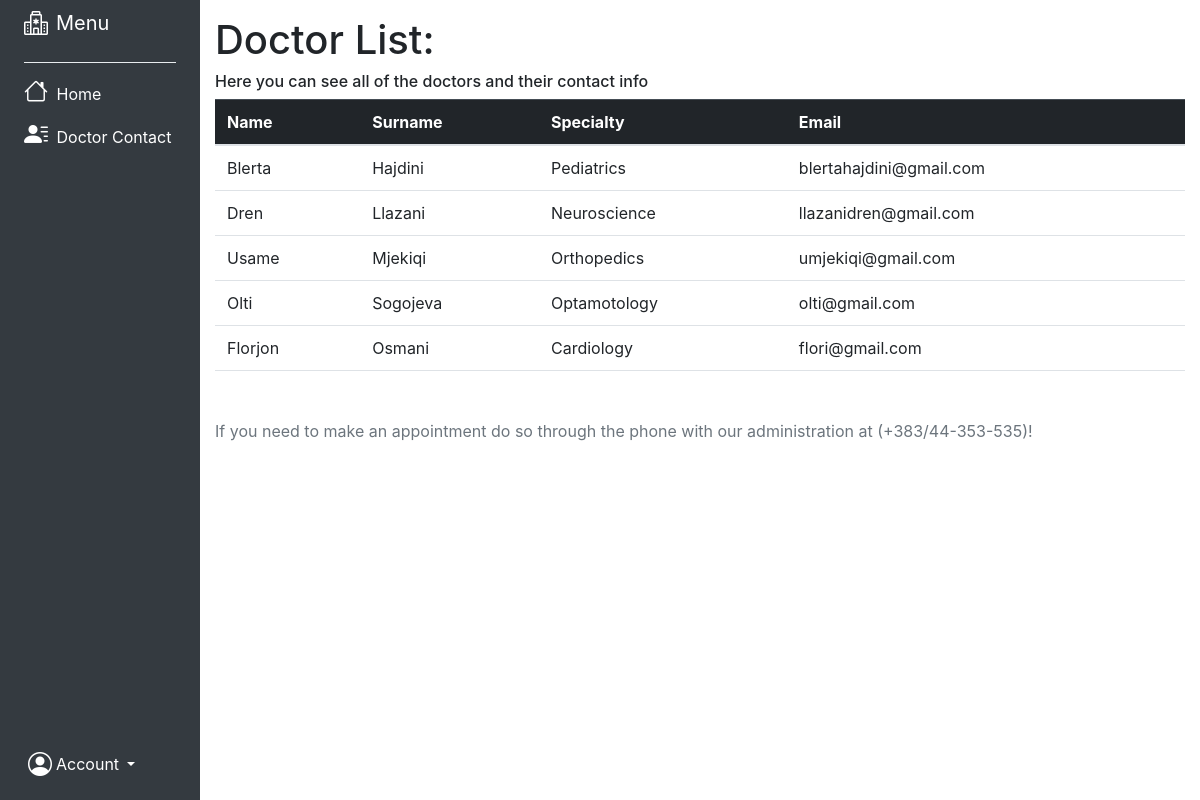
Page /pdList.php on the committed database.
### tables this page shows
CREATE TABLE `doctor` (
  `id` int(15) NOT NULL,
  `name` varchar(45) NOT NULL,
  `surname` varchar(45) NOT NULL,
  `username` varchar(45) NOT NULL,
  `email` varchar(35) NOT NULL,
  `password` varchar(25) NOT NULL
);

### pdList.php (the view, shortened to what this page needs)
<?php include("header2.php"); ?>
<!DOCTYPE html>
<html lang="en">
<head>
</head>
<body>
<div class="container-fluid">
    <div class="row flex-nowrap">
        <div class="col-auto col-md-3 col-xl-2 px-sm-2 px-0 bg-dark">
            <div class="d-flex flex-column align-items-center align-items-sm-start px-3 pt-2 text-white min-vh-100">
                <a href="/" class="d-flex align-items-center pb-3 mb-md-0 me-md-auto text-white text-decoration-none text-white">
                <i class="fs-4 bi-hospital me-2"></i><span class="fs-5 d-none d-sm-inline">Menu</span>
                </a>
                <hr class="dropdown-divider custom-divider">
                <ul class="nav nav-pills flex-column mb-sm-auto mb-0 align-items-center align-items-sm-start" id="menu">
                    <li class="nav-item">
                        <a href="sidebarP.php" class="nav-link align-middle px-0 text-white">
                            <i class="fs-4 bi-house"></i> <span class="ms-1 d-none d-sm-inline">Home</span>
                        </a>
                    </li>
                    <li>
                        <a href="pdList.php" class="nav-link px-0 align-middle text-white">
                            <i class="fs-4 bi-person-lines-fill"></i> <span class="ms-1 d-none d-sm-inline">Doctor Contact</span></a>
                    </li>
                </ul>
                <div class="dropdown pb-4">
                    <a href="#" class="d-flex align-items-center text-white text-decoration-none dropdown-toggle" id="dropdownUser1" data-bs-toggle="dropdown" aria-expanded="false">
                    <i class="fs-4 ms-1 bi-person-circle"></i>
                        <span class="d-none d-sm-inline mx-1">Account</span>
                    </a>
                </div>
            </div>
        </div>
        <div class="col py-3">
                <h1>Doctor List:</h1>
            <h6>Here you can see all of the doctors and their contact info</h6>
            <?php
            		include_once('config.php');
            		include('header.php');
            		$getUsers = $conn->prepare("SELECT * FROM doctor");
            		$getUsers->execute();
            		$users = $getUsers->fetchAll();
            	 ?>
            <table class="table">
            	<thead class="table-dark">
            		<tr>
            			<th>Name</th>
            			<th>Surname</th>
                        <th>Specialty</th>
            			<th>Email</th>
            		</tr>
            	</thead>
            	<tbody>
            		<?php foreach ($users as $user): ?>
            			<tr>
            				<td><?= htmlspecialchars($user['name']) ?></td>
            				<td><?= htmlspecialchars($user['surname']) ?></td>
                            <td><?= htmlspecialchars($user['username']) ?></td>
            				<td><?= htmlspecialchars($user['email']) ?></td>
            			</tr>
            		<?php endforeach; ?>
            	</tbody>
            </table>
           <p class="mt-5 mb-3 text-muted">If you need to make an appointment do so through the phone with our administration at (+383/44-353-535)!</p>
            </div>
    </div>
</body>
</html>

### css/main.css (style rules this page uses)
html, .login, .signup { height: 100vh; }

### pdList.php (style rules this page uses)
body { background-color: #cff6f2; }
.custom-divider { border-top: 0.25px solid gray; width: 100%; }

### rows in the picture
doctor: name "Blerta", surname "Hajdini", username "Pediatrics", email "blertahajdini@gmail.com"
doctor: name "Dren", surname "Llazani", username "Neuroscience", email "llazanidren@gmail.com"
doctor: name "Usame", surname "Mjekiqi", username "Orthopedics", email "umjekiqi@gmail.com"
doctor: name "Olti", surname "Sogojeva", username "Optamotology", email "olti@gmail.com"
doctor: name "Florjon", surname "Osmani", username "Cardiology", email "flori@gmail.com"
